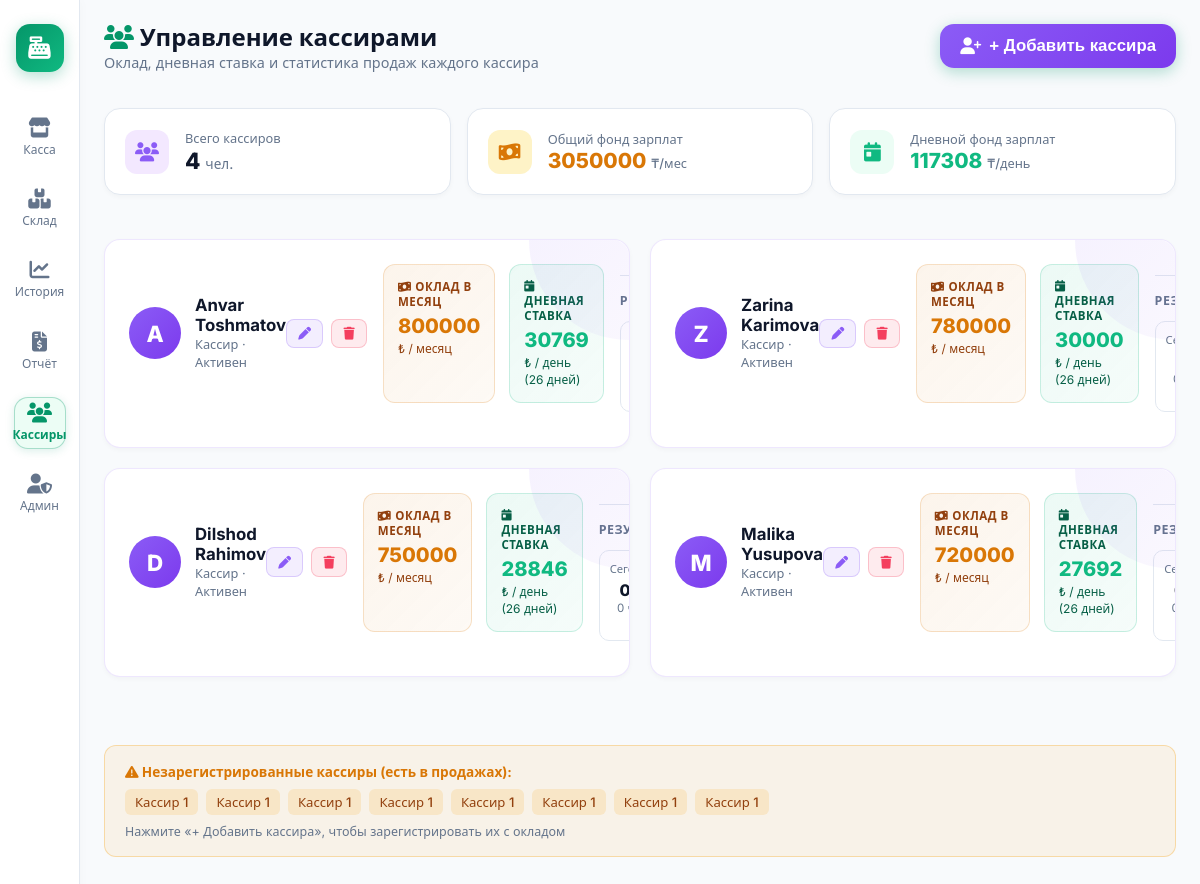
Screenshot of /cashiers/ with the database file from the repository.
### kassa/models.py (models this page shows, shortened)
class Cashier(models.Model):
    name = models.CharField(max_length=100, unique=True, verbose_name="Исм (Кассир исми)")
    monthly_salary = models.DecimalField(max_digits=12, decimal_places=0, default=0, verbose_name="Ойлик маош (₸)")
    is_active = models.BooleanField(default=True, verbose_name="Фаол")
    created_at = models.DateTimeField(auto_now_add=True)
    class Meta:
        verbose_name = "Кассир"
        verbose_name_plural = "Кассирлар"
        ordering = ['name']
    @property
    def daily_salary(self):
        return round(float(self.monthly_salary) / 26, 0)

### kassa/views.py (the view, shortened to what this page needs)
# urls.py: path('cashiers/', views.cashier_view, name='cashier_list'),
def cashier_view(request):
    from datetime import datetime, time, timedelta
    from django.db.models import Sum, Count
    from django.utils import timezone
    today = timezone.localdate()
    current_tz = timezone.get_current_timezone()
    today_start = timezone.make_aware(datetime.combine(today, time.min), current_tz)
    today_end = timezone.make_aware(datetime.combine(today, time.max), current_tz)
    month_start = today.replace(day=1)
    month_start_dt = timezone.make_aware(datetime.combine(month_start, time.min), current_tz)
    cashiers = Cashier.objects.filter(is_active=True)
    cashier_stats = []
    total_monthly_salary_fund = 0
    all_sale_cashier_names = Sale.objects.values_list('cashier_name', flat=True).distinct()
    for cashier in cashiers:
        today_sales = Sale.objects.filter(
            cashier_name=cashier.name,
            created_at__gte=today_start,
            created_at__lte=today_end
        )
        today_revenue = float(today_sales.aggregate(Sum('total_amount'))['total_amount__sum'] or 0)
        today_count = today_sales.count()
        month_sales = Sale.objects.filter(
            cashier_name=cashier.name,
            created_at__gte=month_start_dt
        )
        month_revenue = float(month_sales.aggregate(Sum('total_amount'))['total_amount__sum'] or 0)
        month_count = month_sales.count()
        all_sales = Sale.objects.filter(cashier_name=cashier.name)
        total_revenue = float(all_sales.aggregate(Sum('total_amount'))['total_amount__sum'] or 0)
        total_count = all_sales.count()
        daily_salary = cashier.daily_salary
        monthly_salary = float(cashier.monthly_salary)
        total_monthly_salary_fund += monthly_salary
        cashier_stats.append({
            'cashier': cashier,
            'today_revenue': today_revenue,
            'today_count': today_count,
            'month_revenue': month_revenue,
            'month_count': month_count,
            'total_revenue': total_revenue,
            'total_count': total_count,
            'daily_salary': daily_salary,
            'monthly_salary': monthly_salary,
        })
    cashier_stats.sort(key=lambda x: x['monthly_salary'], reverse=True)
    registered_names = set(c.name for c in cashiers)
    unregistered_cashiers = [
        name for name in all_sale_cashier_names if name not in registered_names
    ]
    context = {
        'cashier_stats': cashier_stats,
        'total_monthly_salary_fund': total_monthly_salary_fund,
        'total_daily_fund': round(total_monthly_salary_fund / 26, 0) if total_monthly_salary_fund > 0 else 0,
        'cashier_count': cashiers.count(),
        'today': today,
        'month_start': month_start,
        'unregistered_cashiers': unregistered_cashiers,
    }
    return render(request, 'kassa/cashiers.html', context)

### templates/kassa/cashiers.html (shortened to what this page needs)
{% extends 'base.html' %}
{% block content %}
<div class="main-content" style="max-width: 1200px; margin: 0 auto; width: 100%; overflow-y: auto; height: 100vh; padding-bottom: 3rem;">
    <div class="top-header" style="margin-bottom: 1rem; flex-wrap: wrap;">
        <div>
            <h2><i class="fa-solid fa-users" style="color: var(--accent-primary)"></i> Управление кассирами</h2>
            <p style="color: var(--text-muted); font-size: 0.9rem;">Оклад, дневная ставка и статистика продаж каждого кассира</p>
        </div>
        <div style="display: flex; gap: 0.75rem; flex-wrap: wrap;">
            <button class="checkout-btn" style="width: auto; padding: 0.75rem 1.25rem; background: linear-gradient(135deg, #8b5cf6, #7c3aed);" onclick="openAddModal()">
                <i class="fa-solid fa-user-plus"></i> + Добавить кассира
            </button>
        </div>
    </div>
    <div class="stats-grid" style="grid-template-columns: repeat(3, 1fr); margin-bottom: 1.5rem;">
        <div class="stat-card">
            <div class="stat-icon" style="background: #f3e8ff; color: #8b5cf6; width: 44px; height: 44px; border-radius: 12px; display: flex; align-items: center; justify-content: center; font-size: 1.2rem;">
                <i class="fa-solid fa-users"></i>
            </div>
            <div>
                <div style="font-size: 0.8rem; color: var(--text-muted); font-weight: 500;">Всего кассиров</div>
                <div style="font-size: 1.4rem; font-weight: 800; color: var(--text-main);">{{ cashier_count }} <span style="font-size: 0.85rem; font-weight: 500; color: var(--text-muted);">чел.</span></div>
            </div>
        </div>
        <div class="stat-card">
            <div class="stat-icon" style="background: #fef3c7; color: #d97706; width: 44px; height: 44px; border-radius: 12px; display: flex; align-items: center; justify-content: center; font-size: 1.2rem;">
                <i class="fa-solid fa-money-bill-wave"></i>
            </div>
            <div>
                <div style="font-size: 0.8rem; color: var(--text-muted); font-weight: 500;">Общий фонд зарплат</div>
                <div style="font-size: 1.3rem; font-weight: 800; color: #d97706;">{{ total_monthly_salary_fund|floatformat:0 }} <span style="font-size: 0.8rem; font-weight: 500; color: var(--text-muted);">₸/мес</span></div>
            </div>
        </div>
        <div class="stat-card">
            <div class="stat-icon" style="background: #ecfdf5; color: #10b981; width: 44px; height: 44px; border-radius: 12px; display: flex; align-items: center; justify-content: center; font-size: 1.2rem;">
                <i class="fa-solid fa-calendar-day"></i>
            </div>
            <div>
                <div style="font-size: 0.8rem; color: var(--text-muted); font-weight: 500;">Дневной фонд зарплат</div>
                <div style="font-size: 1.3rem; font-weight: 800; color: #10b981;">{{ total_daily_fund|floatformat:0 }} <span style="font-size: 0.8rem; font-weight: 500; color: var(--text-muted);">₸/день</span></div>
            </div>
        </div>
    </div>
    {% if cashier_stats %}
    <div style="display: grid; grid-template-columns: repeat(auto-fill, minmax(520px, 1fr)); gap: 1.25rem; margin-bottom: 2rem;">
        {% for stat in cashier_stats %}
        <div class="stat-card" style="padding: 1.5rem; border: 1px solid rgba(139,92,246,0.15); border-radius: 16px; position: relative; overflow: hidden;">
            <div style="position: absolute; top: 0; right: 0; width: 100px; height: 100px; background: linear-gradient(135deg, rgba(139,92,246,0.08), rgba(124,58,237,0.04)); border-radius: 0 16px 0 100%;"></div>
            <div style="display: flex; align-items: center; justify-content: space-between; margin-bottom: 1.25rem;">
                <div style="display: flex; align-items: center; gap: 0.875rem;">
                    <div style="width: 52px; height: 52px; border-radius: 50%; background: linear-gradient(135deg, #8b5cf6, #7c3aed); display: flex; align-items: center; justify-content: center; font-size: 1.4rem; font-weight: 800; color: white; flex-shrink: 0;">
                        {{ stat.cashier.name|first|upper }}
                    </div>
                    <div>
                        <div style="font-size: 1.05rem; font-weight: 700; color: var(--text-main);">{{ stat.cashier.name }}</div>
                        <div style="font-size: 0.8rem; color: var(--text-muted);">Кассир · Активен</div>
                    </div>
                </div>
                <div style="display: flex; gap: 0.5rem;">
                    <button onclick="openEditModal({{ stat.cashier.id }}, '{{ stat.cashier.name }}', {{ stat.cashier.monthly_salary }})"
                            style="background: rgba(139,92,246,0.1); border: 1px solid rgba(139,92,246,0.25); color: #8b5cf6; border-radius: 8px; padding: 0.4rem 0.7rem; cursor: pointer; font-size: 0.8rem; transition: all 0.2s;"
                            onmouseover="this.style.background='rgba(139,92,246,0.2)'" onmouseout="this.style.background='rgba(139,92,246,0.1)'">
                        <i class="fa-solid fa-pen"></i>
                    </button>
                    <button onclick="deleteCashier({{ stat.cashier.id }}, '{{ stat.cashier.name }}')"
                            style="background: rgba(244,63,94,0.1); border: 1px solid rgba(244,63,94,0.25); color: #f43f5e; border-radius: 8px; padding: 0.4rem 0.7rem; cursor: pointer; font-size: 0.8rem; transition: all 0.2s;"
                            onmouseover="this.style.background='rgba(244,63,94,0.2)'" onmouseout="this.style.background='rgba(244,63,94,0.1)'">
                        <i class="fa-solid fa-trash"></i>
                    </button>
                </div>
            </div>
            <div style="display: grid; grid-template-columns: 1fr 1fr; gap: 0.875rem; margin-bottom: 1.25rem;">
                <div style="background: linear-gradient(135deg, rgba(217,119,6,0.08), rgba(217,119,6,0.04)); border: 1px solid rgba(217,119,6,0.2); border-radius: 12px; padding: 0.875rem;">
                    <div style="font-size: 0.72rem; color: #92400e; font-weight: 600; text-transform: uppercase; letter-spacing: 0.5px; margin-bottom: 0.3rem;">
                        <i class="fa-solid fa-money-bill-wave" style="margin-right: 4px;"></i>Оклад в месяц
                    </div>
                    <div style="font-size: 1.25rem; font-weight: 800; color: #d97706;">
                        {{ stat.monthly_salary|floatformat:0 }}
                    </div>
                    <div style="font-size: 0.75rem; color: #92400e; margin-top: 2px;">&#8378; / месяц</div>
                </div>
                <div style="background: linear-gradient(135deg, rgba(16,185,129,0.08), rgba(16,185,129,0.04)); border: 1px solid rgba(16,185,129,0.2); border-radius: 12px; padding: 0.875rem;">
                    <div style="font-size: 0.72rem; color: #065f46; font-weight: 600; text-transform: uppercase; letter-spacing: 0.5px; margin-bottom: 0.3rem;">
                        <i class="fa-solid fa-calendar-day" style="margin-right: 4px;"></i>Дневная ставка
                    </div>
                    <div style="font-size: 1.25rem; font-weight: 800; color: #10b981;">
                        {{ stat.daily_salary|floatformat:0 }}
                    </div>
                    <div style="font-size: 0.75rem; color: #065f46; margin-top: 2px;">&#8378; / день (26 дней)</div>
                </div>
            </div>
            <div style="border-top: 1px solid var(--border-color); padding-top: 1rem;">
                <div style="font-size: 0.78rem; color: var(--text-muted); font-weight: 600; text-transform: uppercase; letter-spacing: 0.5px; margin-bottom: 0.75rem;">Результаты продаж</div>
                <div style="display: grid; grid-template-columns: repeat(3, 1fr); gap: 0.625rem;">
                    <div style="text-align: center; background: var(--card-bg); border-radius: 10px; padding: 0.625rem; border: 1px solid var(--border-color);">
                        <div style="font-size: 0.7rem; color: var(--text-muted); margin-bottom: 4px;">Сегодня</div>
                        <div style="font-size: 1rem; font-weight: 800; color: var(--text-main);">{{ stat.today_revenue|floatformat:0 }} &#8378;</div>
                        <div style="font-size: 0.72rem; color: var(--text-muted);">{{ stat.today_count }} чек</div>
                    </div>
                </div>
            </div>
        </div>
        {% endfor %}
    </div>
    {% endif %}
    {% if unregistered_cashiers %}
    <div style="background: rgba(245,158,11,0.08); border: 1px solid rgba(245,158,11,0.3); border-radius: 12px; padding: 1rem 1.25rem; margin-top: 1rem;">
        <div style="font-size: 0.85rem; font-weight: 700; color: #d97706; margin-bottom: 0.5rem;">
            <i class="fa-solid fa-triangle-exclamation"></i> Незарегистрированные кассиры (есть в продажах):
        </div>
        <div style="display: flex; flex-wrap: wrap; gap: 0.5rem;">
            {% for name in unregistered_cashiers %}
            <span style="background: rgba(245,158,11,0.15); color: #92400e; border-radius: 6px; padding: 0.25rem 0.625rem; font-size: 0.82rem; font-weight: 500;">{{ name }}</span>
            {% endfor %}
        </div>
        <div style="font-size: 0.78rem; color: var(--text-muted); margin-top: 0.5rem;">Нажмите «+ Добавить кассира», чтобы зарегистрировать их с окладом</div>
    </div>
    {% endif %}
</div>
{% endblock %}

### static/css/style.css (style rules this page uses)
:root { --bg-dark: #f8fafc; --bg-card: #ffffff; --bg-card-hover: #f1f5f9; --border-color: #e2e8f0; --accent-primary: #059669; --accent-primary-hover: #047857; --accent-blue: #2563eb; --accent-purple: #7c3aed; --accent-amber: #d97706; --accent-rose: #e11d48; --text-main: #0f172a; --text-muted: #64748b; --font-family: 'Inter', system-ui, -apple-system, sans-serif; --glass-bg: rgba(255, 255, 255, 0.95); --glass-border: rgba(0, 0, 0, 0.08); --shadow-lg: 0 10px 30px -5px rgba(0, 0, 0, 0.08), 0 4px 6px -2px rgba(0, 0, 0, 0.04); }
* { box-sizing: border-box; margin: 0; padding: 0; }
body { font-family: var(--font-family); background-color: var(--bg-dark); color: var(--text-main); height: 100vh; overflow: hidden; display: flex; }
.main-content { flex: 1; display: flex; flex-direction: column; overflow: hidden; padding: 1.25rem 1.5rem; gap: 1.25rem; background: #f8fafc; min-width: 0; }
.top-header { display: flex; justify-content: space-between; align-items: center; gap: 1rem; }
.checkout-btn { width: 100%; padding: 1rem; background: linear-gradient(135deg, var(--accent-primary), var(--accent-primary-hover)); color: white; border: none; border-radius: 14px; font-size: 1.05rem; font-weight: 700; cursor: pointer; display: flex; align-items: center; justify-content: center; gap: 0.5rem; box-shadow: 0 4px 15px rgba(5, 150, 105, 0.3); transition: all 0.25s ease; }
.stats-grid { display: grid; grid-template-columns: repeat(auto-fit, minmax(220px, 1fr)); gap: 1rem; margin-bottom: 1.5rem; }
.stat-card { background: #ffffff; border: 1px solid #e2e8f0; border-radius: 16px; padding: 1.25rem; display: flex; align-items: center; gap: 1rem; box-shadow: 0 2px 5px rgba(0,0,0,0.03); }
.stat-icon { width: 50px; height: 50px; border-radius: 12px; display: flex; align-items: center; justify-content: center; font-size: 1.5rem; }

### rows the page displays
Cashier: cashier.name|first "A", cashier.name "Anvar Toshmatov", monthly_salary "800000", daily_salary "30769"
Cashier: cashier.name|first "Z", cashier.name "Zarina Karimova", monthly_salary "780000", daily_salary "30000"
Cashier: cashier.name|first "D", cashier.name "Dilshod Rahimov", monthly_salary "750000", daily_salary "28846", today_revenue "0…", today_count "0"
Cashier: cashier.name|first "M", cashier.name "Malika Yusupova", monthly_salary "720000", daily_salary "27692"

### other values shown
{{ cashier_count }} "4"
{{ total_monthly_salary_fund|floatformat:0 }} "3050000"
{{ total_daily_fund|floatformat:0 }} "117308"
{{ name }} "Кассир 1" "Кассир 1" "Кассир 1" "Кассир 1" "Кассир 1" "Кассир 1" "Кассир 1" "Кассир 1"
